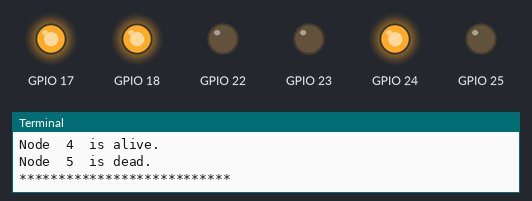
A program run on a simulated Raspberry Pi (BCM pin numbers). Parts: output pins drawn as LEDs (lit = HIGH), the last lines printed to the terminal. Random numbers come from a fixed seed.

Above: at 0.1 s.
At 3.1 s:
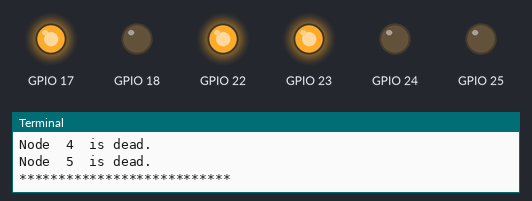
At 9.1 s:
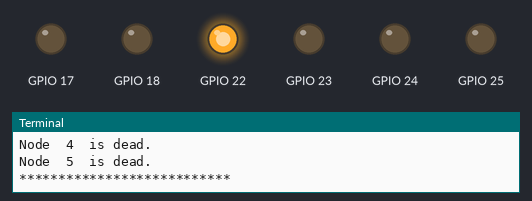
At 18.1 s:
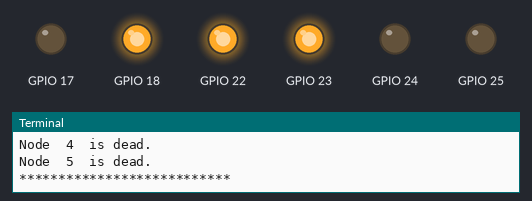
At 27.1 s:
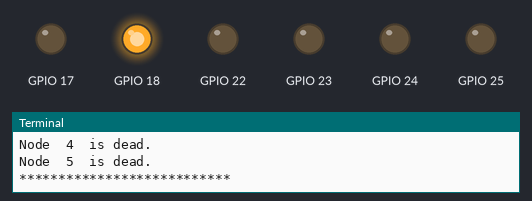
At 36.1 s:
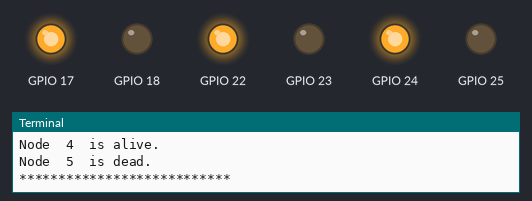
Timing chart, 0 to 40.0 s (numbered marks = the images above):
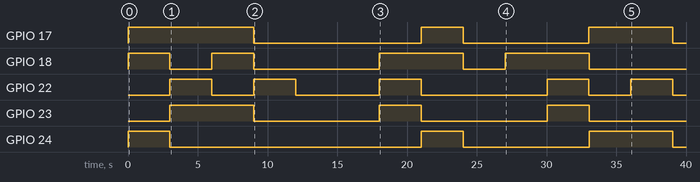

The program:

Life.py
```python
#!/usr/bin/env python

import RPi.GPIO as GPIO, random, time

DO_CALC_FREQ = 3      # move nodes every 3 seconds
GPIO.cleanup()
GPIO.setmode(GPIO.BCM)
GPIO.setup(17, GPIO.OUT)
GPIO.setup(22, GPIO.OUT)
GPIO.setup(18, GPIO.OUT)
GPIO.setup(23, GPIO.OUT)
GPIO.setup(24, GPIO.OUT)
GPIO.setup(25, GPIO.OUT)

PLAYER_ONE = 0
PLAYER_TWO = 0
PLAYER_THREE = 0
PLAYER_FOUR = 0
PLAYER_FIVE = 0
PLAYER_SIX = 0

ledDict = {0:17,1:22,2:18,3:23,4:24,5:25}

def generateMap(nodes):
	node = 0
        valueDict = {}
	for nodeValue in nodes:
	        valueDict[node] = nodeValue
		node = node + 1
 	checkStatus(valueDict)

def checkStatus(valueMap):
        pos = 0
        resultDict = {}
	for node in valueMap.keys():
            	curValue = valueMap[pos]
                neighbors = 0
		for nValue in valueMap.keys():
		    if pos != nValue:
                       otherValue = valueMap[nValue]
		       if (curValue - 1 == otherValue):
			  neighbors = neighbors + 1
                       elif (curValue + 1 == otherValue):
		          neighbors = neighbors + 1
		       elif (otherValue == curValue):
			  neighbors = neighbors + 1
                print "Node: ",pos, " has ",neighbors," neighbors"
                resultDict[pos] = neighbors
                pos = pos + 1
        activateLED(resultDict)

def activateLED(resultMap):
   for node in resultMap.keys():
       result = resultMap[node]
       if (result < 2) | (result > 2):
         print "Node ", node, " is dead."
         gpValue = ledDict[node]
         GPIO.output(gpValue, False)
       else:
         print "Node ", node, " is alive."
         gpValue = ledDict[node]
         GPIO.output(gpValue, True)
   print "***************************"

while True:
        PLAYER_ONE = random.randint(0,10)
	PLAYER_TWO = random.randint(0,10)
	PLAYER_THREE = random.randint(0,10)
	PLAYER_FOUR = random.randint(0,10)
	PLAYER_FIVE = random.randint(0,10)
	PLAYER_SIX = random.randint(0,10)
        myList=[PLAYER_ONE,PLAYER_TWO,PLAYER_THREE,PLAYER_FOUR,PLAYER_FIVE,PLAYER_SIX]
        generateMap(myList)
        time.sleep(DO_CALC_FREQ)
```

Measured:
- by itself, GPIO 17: goes HIGH 9.0 s, LOW 12.0 s, HIGH 3.0 s, LOW 9.0 s, HIGH 6.0 s, then LOW
- by itself, GPIO 18: LOW → HIGH at 0.00 s, → LOW 3.0 s later, → HIGH 3.0 s later, → LOW 3.0 s later, … (8 changes in this stretch)
- by itself, GPIO 22: LOW → HIGH at 3.0 s, → LOW 3.0 s later, → HIGH 3.0 s later, → LOW 3.0 s later, … (10 changes in this stretch)
- by itself, GPIO 23: repeats every 12.0 s: LOW 9.0 s, HIGH 3.0 s
- by itself, GPIO 24: goes HIGH 3.0 s, LOW 18.0 s, HIGH 3.0 s, LOW 9.0 s, HIGH 6.0 s, then LOW
